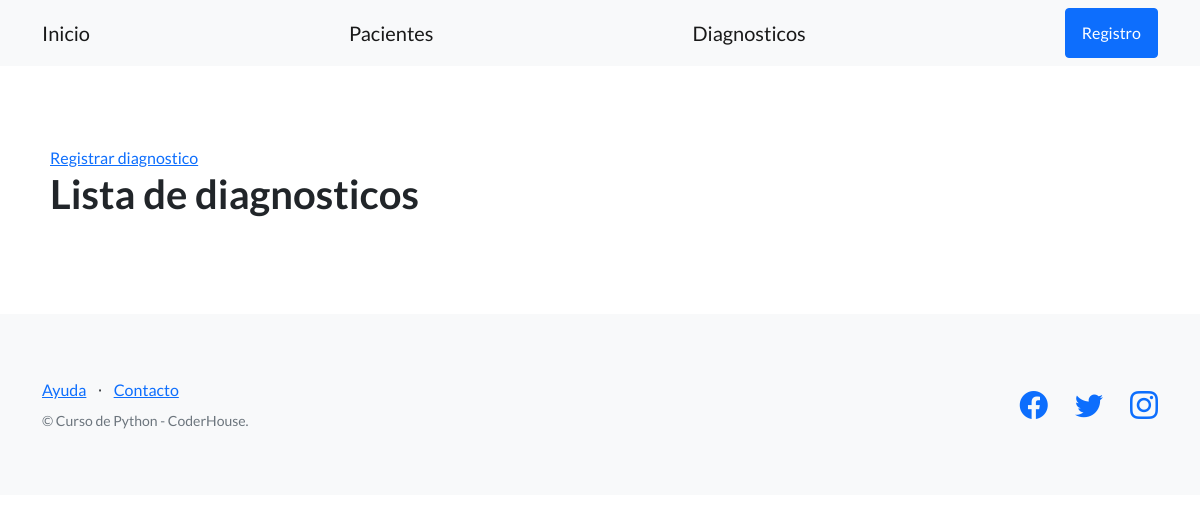
The app's page /clinica/diagnosticos/, older data.
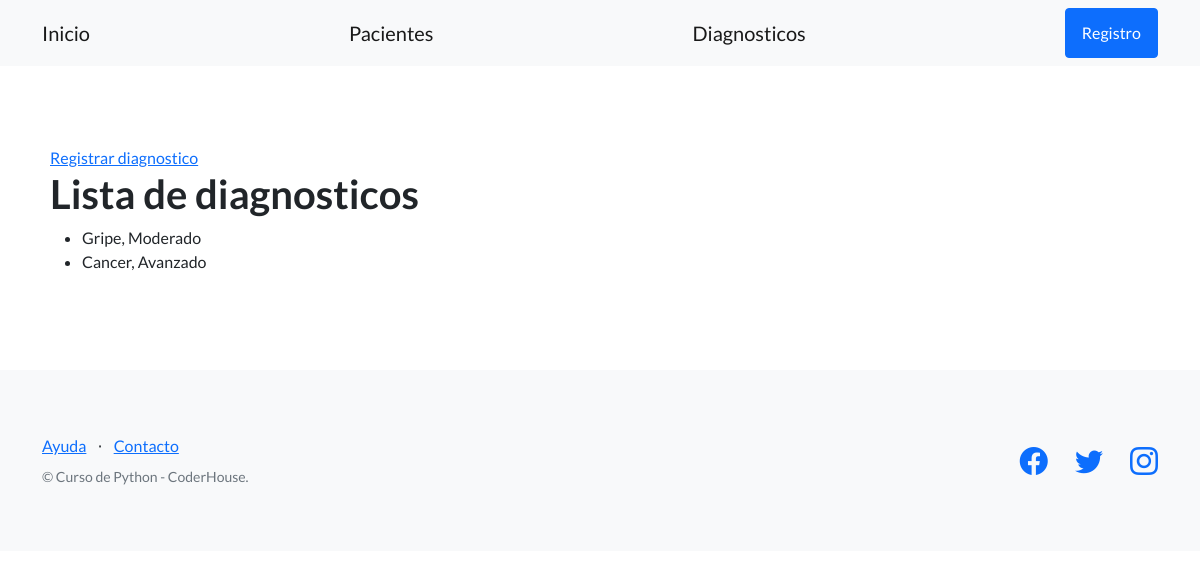
The same page, newer data.
### control_clinica/models.py (models this page shows, shortened)
class Diagnostico(models.Model):
    enfermedad = models.CharField(max_length=164)
    estado = models.CharField(max_length=164)

### control_clinica/views.py (the view)
# urls.py: path('diagnosticos/', listar_diagnosticos, name='listar_diagnosticos'),
def listar_diagnosticos(request):
    contexto = {
        "diagnosticos": Diagnostico.objects.all(),
    }
    http_response = render(
        request=request,
        template_name='control_clinica/lista_diagnosticos.html',
        context=contexto,
    )
    return http_response

### control_clinica/templates/control_clinica/lista_diagnosticos.html
{% extends "control_clinica/base.html" %}
{% block contenido %}
<section>
    <div>
        <a href="{% url 'registrar_diagnostico' %}">Registrar diagnostico</a>
        <h1>Lista de diagnosticos</h1>
        <ul>
        {% for diagnostico in diagnosticos %}
            <li>{{ diagnostico.enfermedad }}, {{diagnostico.estado}} </li>
        {% endfor %}
        </ul>
    </div>
</section>
{% endblock contenido %}

Row changes from the older to the newer data that the page shows:
added Diagnostico: enfermedad "Gripe", estado "Moderado"
added Diagnostico: enfermedad "Cancer", estado "Avanzado"
